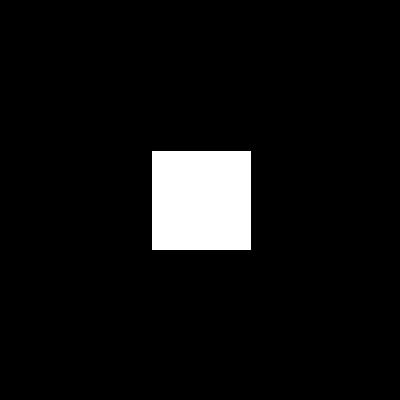
Frame 1 (no input)
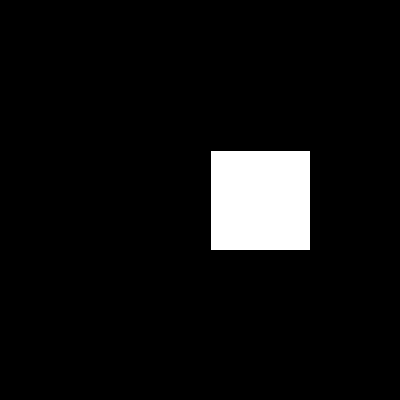
Frame 60 (the mouse pressed at the canvas centre just before this capture)
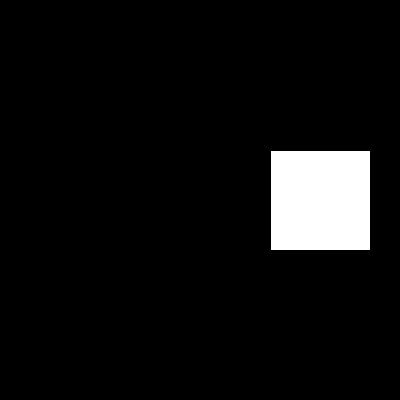
Frame 120 (the mouse held since frame 60 and released just before this capture)

The Processing sketch that drew these frames (run headless with seeded random() and noise(); from frame 60 on, the mouse is pressed at the canvas centre):

// Processing sketch: functions2
// ── functions2.pde
//int[]rgb = {0,0,0};
//void setup(){
//noStroke();
////fill(0,0,0);
//rect(0,0,100,100);
//}
//
//void draw(){
  //rgb[0] +=1; 
//  rgb[1] +=2;
//  rgb[2] +=1;
//  
//  
//  fill (rgb[0],rgb[1],rgb[2]);
//  rect(0,0,100,100);
//}
 
 int adjustX= 150;
 int[] maxCanvas={400,400};
 int speed = 1;
 int[] Color = {255,0,0};
 void setup(){
 size(400,400);
 background(0,0,0);
    rect(adjustX,150,100,100);
 }
 
 void draw(){
  adjustX = adjustX + speed;
    rect(adjustX,150,100,100);
      if(adjustX==300){
      speed = speed *- 1;
        fill(255,0,0);
      }else if(adjustX==0){
  speed = speed *- 1;
  fill(255,0,0);
      }else if(adjustX!=0 && adjustX!=300){
        fill(255,255,255);
      }
 }
